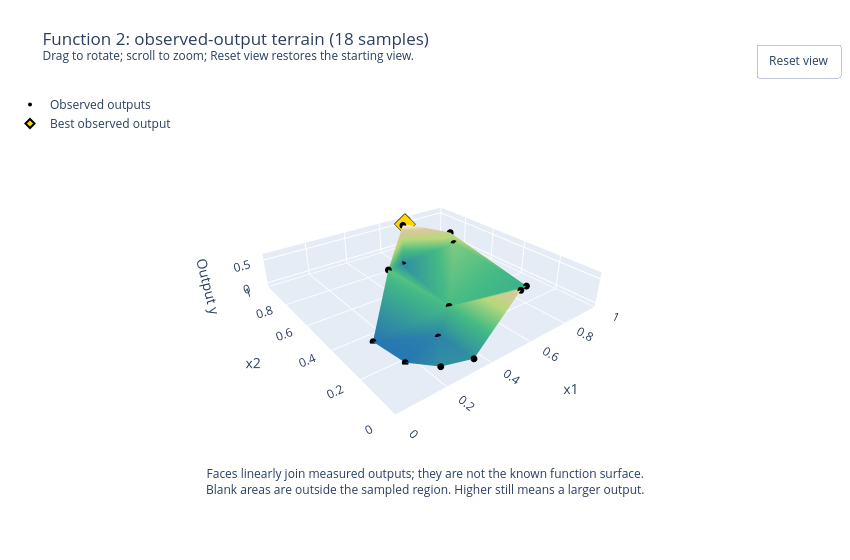

This figure's notebook cell:
### Markdown cell above
## Observed-output terrain

Use `x1` and `x2` as the ground plane and the measured output `y` as height.
Function 2's moderate output range suits a linear scale; the vertical aspect ratio of `0.16` flattens the relief.
Black markers are measurements; the gold diamond identifies the highest observed output.
The triangular faces simply join measured heights. They are a visual interpolation, not a fitted regression or a known function surface.
Blank areas lie outside the sampled region. Drag to rotate, scroll to zoom, and use **Reset view** to restore the initial orientation and zoom.

### Code cell
# Function 2 uses raw output heights, with the same shared terrain renderer.
terrain_y = y.to_numpy(dtype=float)
terrain_html = figures / "observed-output-terrain.html"
terrain_fig = plot_observed_terrain(
    X.to_numpy(), terrain_y,
    title=f"Function 2: observed-output terrain ({len(terrain_y)} samples)",
    relief=0.16, save_to=terrain_html,
    width=850, height=560, camera=dict(eye=dict(x=-1.05, y=-1.35, z=0.9)),
    show_reset=True,
)
print(f"Raw output heights: {terrain_y.min():.4f} to {terrain_y.max():.4f} ({len(terrain_y)} observations).")
print(f"Interactive browser copy: {terrain_html}")
terrain_fig.show(config={**PLOT_CONFIG, "responsive": False})

### Figure 1 — Plotly figure (JSON) as saved in the notebook; plotly's stock layout.template omitted (floating-point values rounded to 4 significant figures)
{"data": [{"colorscale": [[0, "#2475b0"], [0.4, "#42b983"], [0.65, "#b6d77a"], [0.85, "#d9c69c"], [1, "#fffde0"]], "flatshading": true, "hoverinfo": "skip", "i": [3, 4, 0, 4, 8, 4, 8, 8, 14, 4, 6, 3, 15, 9, 15, 1, 1, 1, 11, 9, 1, 13, 11], "intensity": [0.539, 0.4206, -0.06562, 0.294, 0.215, 0.02311, 0.2446, 0.03875, -0.01386, 0.6112, -0.0257, 0.03788, 0.5067, 0.2834, -0.06562, 0.5927, 0.0311, 0.1561], "intensitymode": "vertex", "j": [4, 3, 4, 0, 16, 8, 14, 4, 8, 6, 4, 9, 6, 15, 9, 9, 17, 3, 13, 11, 11, 11, 1], "k": [17, 5, 7, 17, 7, 7, 16, 2, 2, 2, 5, 5, 5, 5, 12, 3, 10, 17, 12, 12, 9, 10, 10], "name": "Joined observations", "showscale": false, "type": "mesh3d", "x": [0.6658, 0.8778, 0.1427, 0.8453, 0.4546, 0.5777, 0.4382, 0.3417, 0.3386, 0.7026, 0.9632, 0.7999, 0.725, 0.775, 0.1642, 0.6908, 0.2282, 0.8356], "y": [0.124, 0.7786, 0.349, 0.7111, 0.2905, 0.772, 0.685, 0.0287, 0.2139, 0.9266, 0.9294, 0.9253, 0.945, 0.95, 0.1782, 0.9266, 0.06664, 0.2329], "z": [0.539, 0.4206, -0.06562, 0.294, 0.215, 0.02311, 0.2446, 0.03875, -0.01386, 0.6112, -0.0257, 0.03788, 0.5067, 0.2834, -0.06562, 0.5927, 0.0311, 0.1561]}, {"customdata": [0.539, 0.4206, -0.06562, 0.294, 0.215, 0.02311, 0.2446, 0.03875, -0.01386, 0.6112, -0.0257, 0.03788, 0.5067, 0.2834, -0.06562, 0.5927, 0.0311, 0.1561], "hovertemplate": "x1=%{x:.4f}<br>x2=%{y:.4f}<br>Output y=%{customdata:.3e}<extra></extra>", "marker": {"color": "black", "size": 4}, "mode": "markers", "name": "Observed outputs", "type": "scatter3d", "x": [0.6658, 0.8778, 0.1427, 0.8453, 0.4546, 0.5777, 0.4382, 0.3417, 0.3386, 0.7026, 0.9632, 0.7999, 0.725, 0.775, 0.1642, 0.6908, 0.2282, 0.8356], "y": [0.124, 0.7786, 0.349, 0.7111, 0.2905, 0.772, 0.685, 0.0287, 0.2139, 0.9266, 0.9294, 0.9253, 0.945, 0.95, 0.1782, 0.9266, 0.06664, 0.2329], "z": [0.539, 0.4206, -0.06562, 0.294, 0.215, 0.02311, 0.2446, 0.03875, -0.01386, 0.6112, -0.0257, 0.03788, 0.5067, 0.2834, -0.06562, 0.5927, 0.0311, 0.1561]}, {"customdata": [0.6112], "hovertemplate": "Best observed output: %{customdata:.3e}<extra></extra>", "marker": {"color": "gold", "line": {"color": "black", "width": 2}, "size": 7, "symbol": "diamond"}, "mode": "markers", "name": "Best observed output", "type": "scatter3d", "x": [0.7026], "y": [0.9266], "z": [0.6112]}], "layout": {"annotations": [{"showarrow": false, "text": "Faces linearly join measured outputs; they are not the known function surface.<br>Blank areas are outside the sampled region. Higher still means a larger output.", "x": 0.5, "xref": "paper", "y": -0.08, "yref": "paper"}], "autosize": false, "height": 560, "legend": {"x": 0, "y": 1}, "margin": {"b": 90, "l": 10, "r": 10, "t": 90}, "scene": {"aspectmode": "manual", "aspectratio": {"x": 1, "y": 1, "z": 0.16}, "camera": {"center": {"x": 0, "y": 0, "z": 0}, "eye": {"x": -1.05, "y": -1.35, "z": 0.9}, "projection": {"type": "perspective"}, "up": {"x": 0, "y": 0, "z": 1}}, "dragmode": "orbit", "xaxis": {"range": [0, 1], "title": {"text": "x1"}}, "yaxis": {"range": [0, 1], "title": {"text": "x2"}}, "zaxis": {"nticks": 3, "tickmode": "auto", "title": {"text": "Output y"}}}, "title": {"text": "Function 2: observed-output terrain (18 samples)<br><sup>Drag to rotate; scroll to zoom; Reset view restores the starting view.</sup>"}, "updatemenus": [{"buttons": [{"args": [{"scene.camera": {"center": {"x": 0, "y": 0, "z": 0}, "eye": {"x": -1.05, "y": -1.35, "z": 0.9}, "projection": {"type": "perspective"}, "up": {"x": 0, "y": 0, "z": 1}}}], "label": "Reset view", "method": "relayout"}], "showactive": false, "type": "buttons", "x": 1, "xanchor": "right", "y": 1.12, "yanchor": "top"}], "width": 850}}
